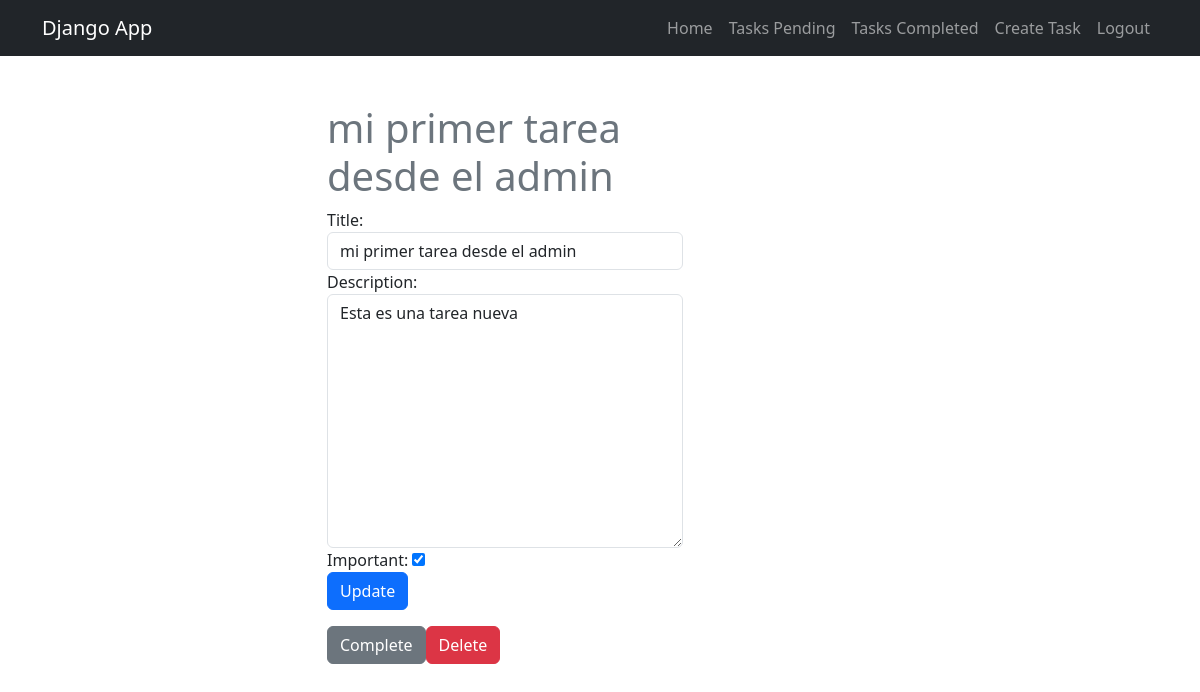
/tasks/1/ (signed in), run on the app's committed database.
### tasks/models.py (models this page shows, shortened)
class Tasks(models.Model):
    title = models.CharField(max_length=100)
    description = models.TextField(blank=True)
    created = models.DateTimeField(auto_now_add=True)
    datecompleted = models.DateTimeField(null=True, blank=True)
    important = models.BooleanField(default=False)
    user = models.ForeignKey(User, on_delete=models.CASCADE)

### tasks/views.py (the view, shortened to what this page needs)
# urls.py: path('tasks/<int:task_id>/', views.task_detail, name='task_detail' ),
@login_required
def task_detail(request, task_id):
    if request.method == "GET":
        task = get_object_or_404(Tasks, pk=task_id, user=request.user)
        form = TaskForm(instance=task)
        return render(request, "task_detail.html", {"task": task, "form": form})

### tasks/forms.py
class TaskForm(forms.ModelForm):
    class Meta:
        model = Tasks
        fields = ['title', 'description', 'important']
        widgets = {
            'title': forms.TextInput(attrs={'class': 'form-control', 'placeholder': 'Write a title'}),
            'description': forms.Textarea(attrs={'class': 'form-control', 'placeholder': 'Write a description'}),
            'important': forms.CheckboxInput(attrs={'class': 'check-form-input m-auto'}),
        }

### tasks/templates/task_detail.html (shortened to what this page needs)
{% extends 'base.html' %}
{% block content %}
<main class="container mt-5">
  <div class="row">
    <div class="col-md-4 offset-md-3">
      <h1 class="text-secondary">{{task.title}}</h1>
	  <form method="post">
		  {{form}}
		  <button class="btn btn-primary">Update</button>
	  </form>
	  <div class="d-flex mt-3">
		<form action="{% url 'complete_task' task.id %}" method="post">
			<button class="btn btn-secondary">Complete</button>
		</form>
		<form action="{% url 'delete_task' task.id %}" method="post">
			<button class="btn btn-danger">Delete</button>
		</form>
	  </div>
    </div>
  </div>
</main>
{% endblock %}

### data on the page
Tasks: title "mi primer tarea desde el admin", description "Esta es una tarea nueva", important "☑"
